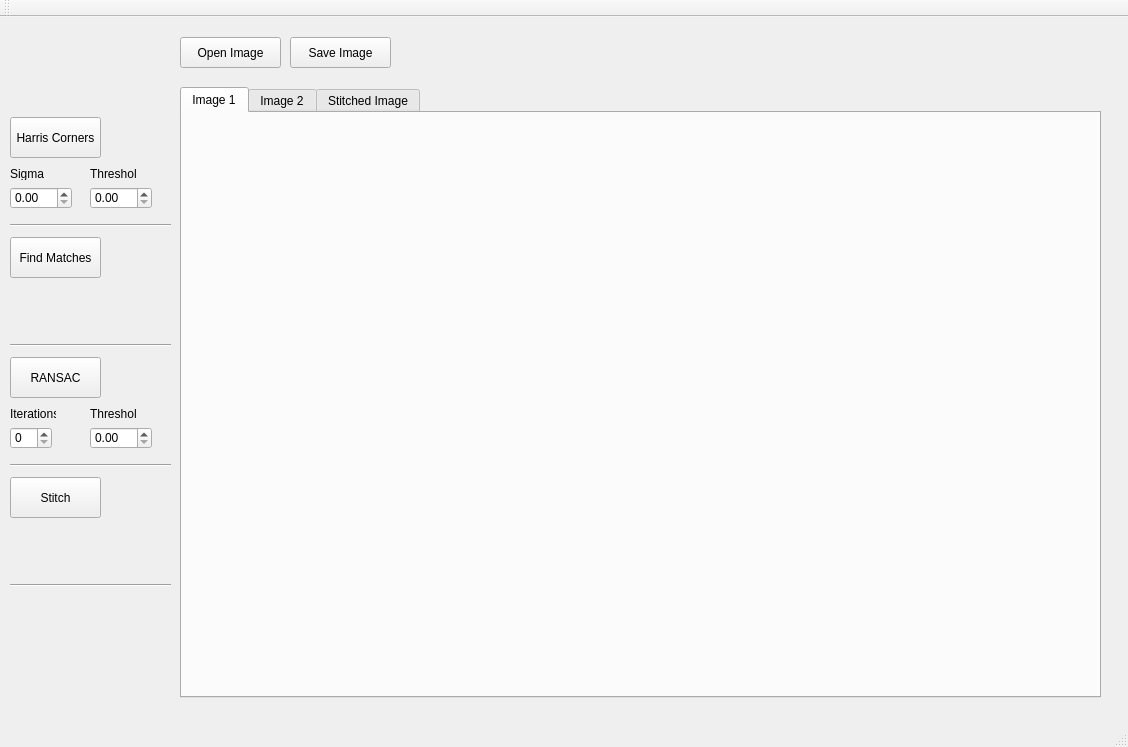
<?xml version="1.0" encoding="UTF-8"?>
<ui version="4.0">
 <class>MainWindow</class>
 <widget class="QMainWindow" name="MainWindow">
  <property name="geometry">
   <rect>
    <x>0</x>
    <y>0</y>
    <width>1128</width>
    <height>747</height>
   </rect>
  </property>
  <property name="windowTitle">
   <string>MainWindow</string>
  </property>
  <widget class="QWidget" name="centralWidget">
   <widget class="QTabWidget" name="tabWidget">
    <property name="geometry">
     <rect>
      <x>180</x>
      <y>70</y>
      <width>921</width>
      <height>611</height>
     </rect>
    </property>
    <property name="currentIndex">
     <number>0</number>
    </property>
    <widget class="QWidget" name="img1Tab">
     <attribute name="title">
      <string>Image 1</string>
     </attribute>
     <widget class="QLabel" name="img1Display">
      <property name="geometry">
       <rect>
        <x>15</x>
        <y>12</y>
        <width>890</width>
        <height>565</height>
       </rect>
      </property>
      <property name="text">
       <string/>
      </property>
     </widget>
    </widget>
    <widget class="QWidget" name="img2Tab">
     <attribute name="title">
      <string>Image 2</string>
     </attribute>
     <widget class="QLabel" name="img2Display">
      <property name="geometry">
       <rect>
        <x>15</x>
        <y>12</y>
        <width>890</width>
        <height>565</height>
       </rect>
      </property>
      <property name="text">
       <string>TextLabel</string>
      </property>
     </widget>
    </widget>
    <widget class="QWidget" name="imgSTab">
     <attribute name="title">
      <string>Stitched Image</string>
     </attribute>
     <widget class="QLabel" name="imgSDisplay">
      <property name="geometry">
       <rect>
        <x>15</x>
        <y>12</y>
        <width>890</width>
        <height>565</height>
       </rect>
      </property>
      <property name="text">
       <string/>
      </property>
     </widget>
    </widget>
   </widget>
   <widget class="QPushButton" name="openButton">
    <property name="geometry">
     <rect>
      <x>180</x>
      <y>20</y>
      <width>101</width>
      <height>31</height>
     </rect>
    </property>
    <property name="text">
     <string>Open Image</string>
    </property>
   </widget>
   <widget class="QPushButton" name="saveButton">
    <property name="geometry">
     <rect>
      <x>290</x>
      <y>20</y>
      <width>101</width>
      <height>31</height>
     </rect>
    </property>
    <property name="text">
     <string>Save Image</string>
    </property>
   </widget>
   <widget class="QPushButton" name="harrisButton">
    <property name="geometry">
     <rect>
      <x>10</x>
      <y>100</y>
      <width>91</width>
      <height>41</height>
     </rect>
    </property>
    <property name="text">
     <string>Harris Corners</string>
    </property>
   </widget>
   <widget class="QPushButton" name="RANSACButton">
    <property name="geometry">
     <rect>
      <x>10</x>
      <y>340</y>
      <width>91</width>
      <height>41</height>
     </rect>
    </property>
    <property name="text">
     <string>RANSAC</string>
    </property>
   </widget>
   <widget class="QPushButton" name="stitchButton">
    <property name="geometry">
     <rect>
      <x>10</x>
      <y>460</y>
      <width>91</width>
      <height>41</height>
     </rect>
    </property>
    <property name="text">
     <string>Stitch</string>
    </property>
   </widget>
   <widget class="QDoubleSpinBox" name="harrisSpinBox">
    <property name="geometry">
     <rect>
      <x>10</x>
      <y>170</y>
      <width>62</width>
      <height>22</height>
     </rect>
    </property>
   </widget>
   <widget class="QDoubleSpinBox" name="harrisThresSpinBox">
    <property name="geometry">
     <rect>
      <x>90</x>
      <y>170</y>
      <width>62</width>
      <height>22</height>
     </rect>
    </property>
    <property name="maximum">
     <double>999.990000000000009</double>
    </property>
   </widget>
   <widget class="QLabel" name="label">
    <property name="geometry">
     <rect>
      <x>10</x>
      <y>150</y>
      <width>46</width>
      <height>13</height>
     </rect>
    </property>
    <property name="text">
     <string>Sigma</string>
    </property>
   </widget>
   <widget class="QLabel" name="label_2">
    <property name="geometry">
     <rect>
      <x>90</x>
      <y>150</y>
      <width>46</width>
      <height>13</height>
     </rect>
    </property>
    <property name="text">
     <string>Threshold</string>
    </property>
   </widget>
   <widget class="Line" name="line">
    <property name="geometry">
     <rect>
      <x>10</x>
      <y>200</y>
      <width>161</width>
      <height>16</height>
     </rect>
    </property>
    <property name="orientation">
     <enum>Qt::Horizontal</enum>
    </property>
   </widget>
   <widget class="QPushButton" name="matchButton">
    <property name="geometry">
     <rect>
      <x>10</x>
      <y>220</y>
      <width>91</width>
      <height>41</height>
     </rect>
    </property>
    <property name="text">
     <string>Find Matches</string>
    </property>
   </widget>
   <widget class="Line" name="line_2">
    <property name="geometry">
     <rect>
      <x>10</x>
      <y>320</y>
      <width>161</width>
      <height>16</height>
     </rect>
    </property>
    <property name="orientation">
     <enum>Qt::Horizontal</enum>
    </property>
   </widget>
   <widget class="Line" name="line_3">
    <property name="geometry">
     <rect>
      <x>10</x>
      <y>440</y>
      <width>161</width>
      <height>16</height>
     </rect>
    </property>
    <property name="orientation">
     <enum>Qt::Horizontal</enum>
    </property>
   </widget>
   <widget class="Line" name="line_4">
    <property name="geometry">
     <rect>
      <x>10</x>
      <y>560</y>
      <width>161</width>
      <height>16</height>
     </rect>
    </property>
    <property name="orientation">
     <enum>Qt::Horizontal</enum>
    </property>
   </widget>
   <widget class="QDoubleSpinBox" name="RANSACThresSpinBox">
    <property name="geometry">
     <rect>
      <x>90</x>
      <y>410</y>
      <width>62</width>
      <height>22</height>
     </rect>
    </property>
   </widget>
   <widget class="QLabel" name="label_3">
    <property name="geometry">
     <rect>
      <x>10</x>
      <y>390</y>
      <width>46</width>
      <height>13</height>
     </rect>
    </property>
    <property name="text">
     <string>Iterations</string>
    </property>
   </widget>
   <widget class="QLabel" name="label_4">
    <property name="geometry">
     <rect>
      <x>90</x>
      <y>390</y>
      <width>46</width>
      <height>13</height>
     </rect>
    </property>
    <property name="text">
     <string>Threshold</string>
    </property>
   </widget>
   <widget class="QSpinBox" name="iterationsBox">
    <property name="geometry">
     <rect>
      <x>10</x>
      <y>410</y>
      <width>42</width>
      <height>22</height>
     </rect>
    </property>
    <property name="maximum">
     <number>9999</number>
    </property>
   </widget>
  </widget>
  <widget class="QMenuBar" name="menuBar">
   <property name="geometry">
    <rect>
     <x>0</x>
     <y>0</y>
     <width>1128</width>
     <height>21</height>
    </rect>
   </property>
  </widget>
  <widget class="QToolBar" name="mainToolBar">
   <attribute name="toolBarArea">
    <enum>TopToolBarArea</enum>
   </attribute>
   <attribute name="toolBarBreak">
    <bool>false</bool>
   </attribute>
  </widget>
  <widget class="QStatusBar" name="statusBar"/>
 </widget>
 <layoutdefault spacing="6" margin="11"/>
 <resources/>
 <connections/>
</ui>
